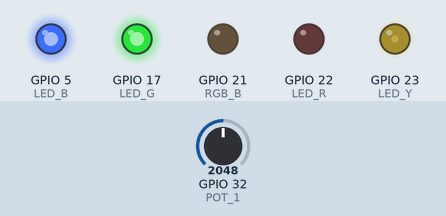
Recording of a program running on a simulated ESP32. Shown: output pins drawn as LEDs (lit = HIGH). Inputs (shaded band) come from the test bench; at power-on: GPIO 32 (POT_1) = 2048.

Above: at 1.2 s.
1.3 s: GPIO 32 (POT_1) set to 2866
At 2.1 s:
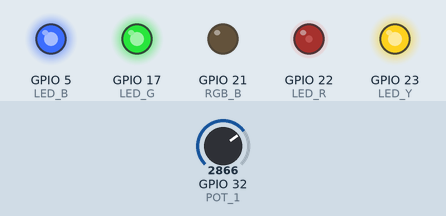
2.8 s: GPIO 32 (POT_1) set to 3603
At 3.5 s:
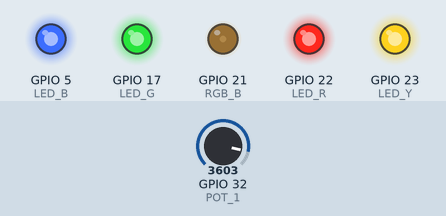
4.3 s: GPIO 32 (POT_1) set to 4095
At 4.8 s:
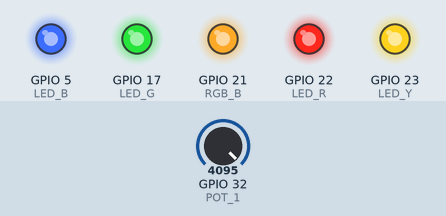
5.8 s: GPIO 32 (POT_1) set to 1228
At 6.2 s:
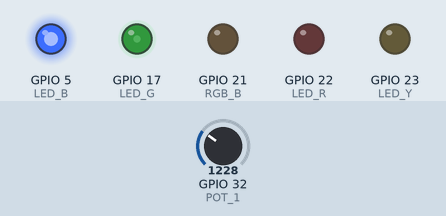
7.3 s: GPIO 32 (POT_1) set to 491
At 8.7 s:
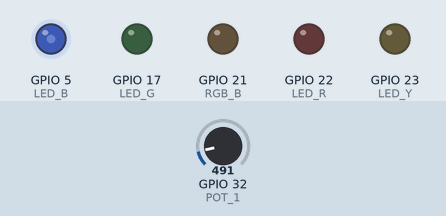
Timing chart, 0 to 9.8 s (numbered marks = the images above; inputs shaded):
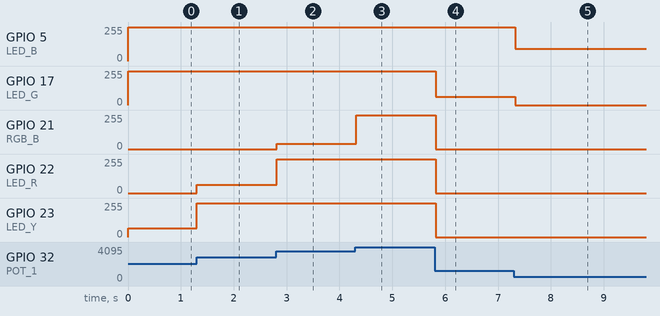

Measured:
- after the input at 1.3 s, GPIO 22 (LED_R): 0/255 → 63/255 at once; GPIO 23 (LED_Y): 64/255 → 253/255 at once
- after the input at 2.8 s, GPIO 21 (RGB_B): 0/255 → 40/255 at once; GPIO 22 (LED_R): 63/255 → 253/255 at once
- after the input at 4.3 s, GPIO 21 (RGB_B): 40/255 → 253/255 at once
- after the input at 5.8 s, GPIO 17 (LED_G): 253/255 → 63/255 at once; GPIO 21 (RGB_B), GPIO 22 (LED_R), GPIO 23 (LED_Y): 253/255 → 0/255 at once
- after the input at 7.3 s, GPIO 5 (LED_B): 253/255 → 91/255 at once; GPIO 17 (LED_G): 63/255 → 0/255 at once

The program:

main.cpp
```cpp
#include "LearningKit.h"

const int LED_COUNT = 5;
int leds[] = { LED_B, LED_G, LED_Y, LED_R, RGB_B };

void setupAnalogLeds() {
    for ( int i = 0; i != LED_COUNT; i++ ) {
        ledcSetup( i, 5000, 16 );
        ledcAttachPin( leds[ i ], i );
    }
}

void setAnalogLed( int led, int value ) {
    ledcWrite( led, value * value );
}

void setup() {
    Serial.begin( DEFAULT_SERIAL_SPEED );
    setupLeds();
    setupAnalogLeds();
}

void loop() {
    int pot = analogRead( POT_1 );
    int l = ( pot * LED_COUNT ) / 4096;
    int p = ( pot * LED_COUNT ) % 4096 / 16;
    for ( int i = 0; i != l; i++ ) {
        setAnalogLed( i, 255 );
    }
    setAnalogLed( l, p );
    for ( int i = l + 1; i < LED_COUNT; i++ )
        setAnalogLed( i, 0 );
    delay( 50 );
}
```

LearningKit.h
```cpp
#pragma once

#include "Arduino.h"

static const int DEFAULT_SERIAL_SPEED = 115200;

static const int LED_R = 22;
static const int LED_G = 17;
static const int LED_Y = 23;
static const int LED_B = 5;
static const int RGB_R = 4;
static const int RGB_G = 16;
static const int RGB_B = 21;

static const int BUTTON_1 = 15;
static const int BUTTON_2 = 2;
static const int BUTTON_3 = 0;

static const int POT_1 = 32;
static const int POT_2 = 33;

static const int PIEZO_1 = 19;
static const int PIEZO_2 = 18;


void setupLeds() {
    pinMode(LED_R, OUTPUT);
    pinMode(LED_G, OUTPUT);
    pinMode(LED_B, OUTPUT);
    pinMode(LED_Y, OUTPUT);
}

void setupRgbLed() {
    pinMode(RGB_R, OUTPUT);
    pinMode(RGB_G, OUTPUT);
    pinMode(RGB_B, OUTPUT);
}

void setupButtons() {
    pinMode( BUTTON_1, INPUT_PULLUP );
    pinMode( BUTTON_2, INPUT_PULLUP );
    pinMode( BUTTON_3, INPUT_PULLUP );
}
```
